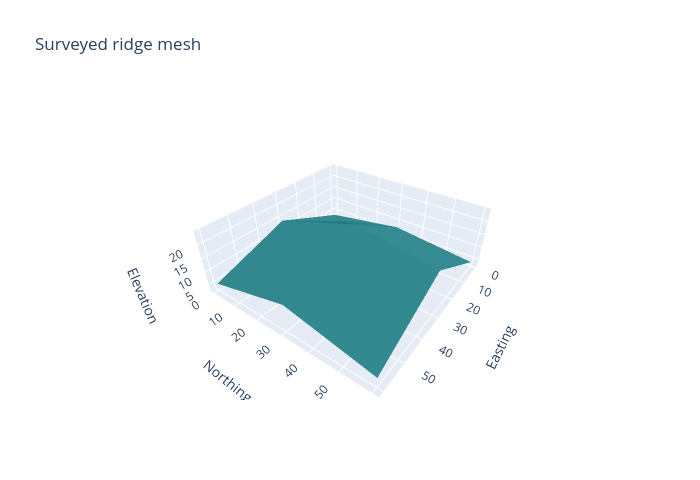

Write notebook code for a chart like this one.
### Code cell
import numpy as np
import plotly.graph_objects as go

# Elevations sampled at nine positions on a survey grid.
east, north = np.meshgrid([0.0, 30.0, 60.0], [0.0, 30.0, 60.0])
height = np.array([[3.0, 14.0, 5.0], [7.5, 24.0, 12.5], [4.0, 19.0, 6.0]])
fig = go.Figure(go.Mesh3d(
    x=east.ravel(), y=north.ravel(), z=height.ravel(),
    i=np.array([0, 1, 1, 2, 3, 4, 4, 5], dtype=np.uint16),
    j=np.array([1, 4, 2, 5, 4, 7, 5, 8], dtype=np.uint16),
    k=np.array([3, 3, 4, 4, 6, 6, 7, 7], dtype=np.uint16),
    color="#237f86", flatshading=True, opacity=0.92,
))
fig.update_layout(title_text="Surveyed ridge mesh", width=700, height=480)
fig.update_scenes(xaxis_title="Easting", yaxis_title="Northing", zaxis_title="Elevation",
                  camera_eye=dict(x=1.7, y=1.25, z=1.45))
fig.show()

### Figure 1 — Plotly figure (JSON) as saved in the notebook; plotly's stock layout.template omitted (floating-point values rounded to 4 significant figures)
{"data": [{"color": "#237f86", "flatshading": true, "i": [0, 1, 1, 2, 3, 4, 4, 5], "j": [1, 4, 2, 5, 4, 7, 5, 8], "k": [3, 3, 4, 4, 6, 6, 7, 7], "opacity": 0.92, "type": "mesh3d", "x": [0.0, 30.0, 60.0, 0.0, 30.0, 60.0, 0.0, 30.0, 60.0], "y": [0.0, 0.0, 0.0, 30.0, 30.0, 30.0, 60.0, 60.0, 60.0], "z": [3.0, 14.0, 5.0, 7.5, 24.0, 12.5, 4.0, 19.0, 6.0]}], "layout": {"height": 480, "scene": {"camera": {"eye": {"x": 1.7, "y": 1.25, "z": 1.45}}, "xaxis": {"title": {"text": "Easting"}}, "yaxis": {"title": {"text": "Northing"}}, "zaxis": {"title": {"text": "Elevation"}}}, "title": {"text": "Surveyed ridge mesh"}, "width": 700}}
